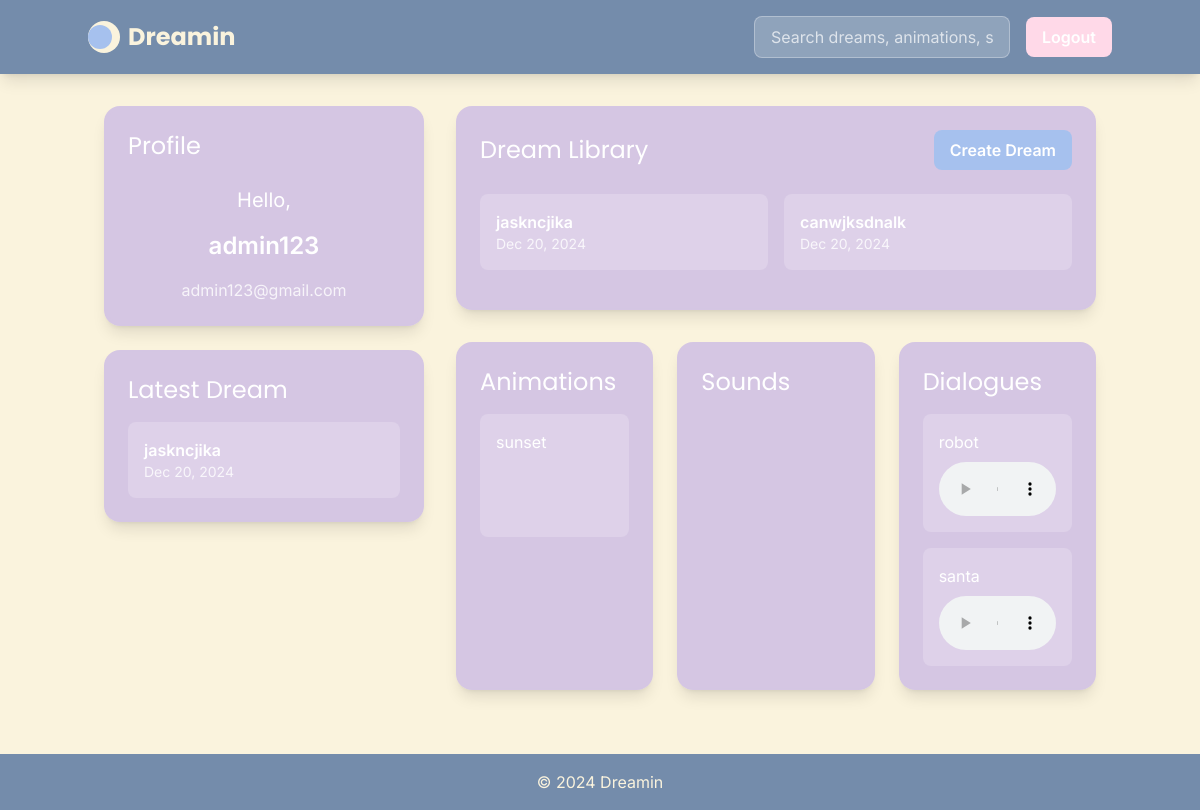
The app's page /home/ (signed in) with its own data.
### main/models.py (models this page shows, shortened)
class Dream(models.Model):
    user = models.ForeignKey(
        User,
        on_delete=models.CASCADE,
        related_name='dreams',
    )
    title = models.CharField(max_length=255)
    description = models.TextField()
    created_at = models.DateTimeField(auto_now_add=True)
    animations = models.ManyToManyField(DreamAnimation, blank=True)
    sounds = models.ManyToManyField(DreamSound, blank=True)
    dialogues = models.ManyToManyField(Dialogue, blank=True)
    preview_video = models.FileField(upload_to='dream_previews/', null=True, blank=True)

class DreamAnimation(models.Model):
    name = models.CharField(max_length=100)
    file = models.FileField(
        upload_to='animations',
        validators=[validate_file_size, validate_file_extension],
        null=True,
        blank=True
    )
    created_at = models.DateTimeField(auto_now_add=True)
    def get_file_url(self):
        if self.file:
            return self.file.url if hasattr(self.file, 'url') else ''
        return ''

class Dialogue(models.Model):
    name = models.CharField(max_length=100)
    file = models.FileField(upload_to='dialogues', null=True, blank=True)
    created_at = models.DateTimeField(auto_now_add=True)
    def get_file_url(self):
        if self.file:
            return self.file.url if hasattr(self.file, 'url') else ''
        return ''

### main/views.py (the view)
# urls.py: path("home/", views.home_view, name="home"),
@login_required
def home_view(request):
    search_query = request.GET.get('search', '')
    try:
        user_dreams = Dream.objects.filter(user=request.user).order_by('-created_at')
        all_dreams = Dream.objects.all().order_by('-created_at')
        animations = DreamAnimation.objects.filter(file__isnull=False)
        sounds = DreamSound.objects.filter(file__isnull=False)
        dialogues = Dialogue.objects.filter(file__isnull=False)
        if search_query:
            user_dreams = user_dreams.filter(title__icontains=search_query)
            all_dreams = all_dreams.filter(title__icontains=search_query)
            animations = animations.filter(name__icontains=search_query)
            sounds = sounds.filter(name__icontains=search_query)
            dialogues = dialogues.filter(name__icontains=search_query)
        else:
            animations = animations.order_by('?')
            sounds = sounds.order_by('?')
            dialogues = dialogues.order_by('?')
    except Exception as e:
        user_dreams = []
        all_dreams = []
        animations = []
        sounds = []
        dialogues = []
    context = {
        'user_dreams': user_dreams,
        'all_dreams': all_dreams,
        'animations': animations[:3] if animations else [],
        'sounds': sounds[:3] if sounds else [],
        'dialogues': dialogues[:3] if dialogues else [],
        'latest_dream': Dream.objects.filter(user=request.user).order_by('-created_at').first(),
        'search_query': search_query,
    }
    return render(request, "home.html", context)

### main/templates/home.html (shortened to what this page needs)
<!DOCTYPE html>
<html lang="en">
<head>
    <script src="https://cdn.tailwindcss.com"></script>
</head>
<body class="min-h-screen bg-warmcream font-inter flex flex-col">
    <header class="bg-slateblueSoft py-4 px-6 shadow-lg">
        <div class="container mx-auto flex justify-between items-center">
            <a href="{% url 'home' %}" class="flex items-center space-x-2">
                <div class="w-8 h-8 bg-warmcream rounded-full flex items-center justify-center">
                    <div class="w-6 h-6 bg-periwinkle rounded-full transform -translate-x-1"></div>
                </div>
                <span class="text-2xl font-bold text-warmcream font-poppins">Dreamin</span>
            </a>
            <div class="flex items-center space-x-4">
                <form class="relative" action="{% url 'home' %}" method="GET">
                    <input type="text"
                           name="search"
                           placeholder="Search dreams, animations, sounds..."
                           value="{{ search_query }}"
                           class="bg-white/20 border border-white/30 text-white placeholder-white/70 rounded-lg py-2 px-4 w-64">
                </form>
                <a href="{% url 'logout' %}" class="bg-softpink hover:bg-softpink/80 text-white font-semibold py-2 px-4 rounded-lg transition-colors">
                    Logout
                </a>
            </div>
        </div>
    </header>
    <main class="container mx-auto px-4 py-8 flex-grow">
        <div class="flex gap-8">
            <div class="w-80 flex-shrink-0 space-y-6">
                <div class="bg-lavender/70 rounded-2xl p-6 shadow-lg backdrop-blur-sm">
                    <h2 class="text-2xl font-poppins text-white mb-6">Profile</h2>
                    <div class="space-y-4 text-center">
                        <h3 class="text-xl text-white">Hello,</h3>
                        <p class="text-2xl font-semibold text-white">{{ user.username }}</p>
                        <p class="text-white/80">{{ user.email }}</p>
                    </div>
                </div>
                {% if latest_dream %}
                <div class="bg-lavender/70 rounded-2xl p-6 shadow-lg backdrop-blur-sm">
                    <h2 class="text-2xl font-poppins text-white mb-4">Latest Dream</h2>
                    <div class="bg-white/20 rounded-lg p-4">
                        <h3 class="text-white font-semibold">{{ latest_dream.title }}</h3>
                        <p class="text-white/80 text-sm">{{ latest_dream.created_at|date:"M d, Y" }}</p>
                    </div>
                </div>
                {% endif %}
            </div>
            <div class="flex-grow space-y-8">
                <div class="bg-lavender/70 rounded-2xl p-6 shadow-lg backdrop-blur-sm">
                    <div class="flex justify-between items-center mb-6">
                        <h2 class="text-2xl font-poppins text-white">Dream Library</h2>
                        <a href="{% url 'create_dream' %}" class="bg-periwinkle hover:bg-periwinkle/80 text-white font-semibold py-2 px-4 rounded-lg transition-colors">
                            Create Dream
                        </a>
                    </div>
                    <div class="max-h-[400px] overflow-y-auto scrollbar-hide">
                        <div class="grid grid-cols-2 gap-4 pb-4">
                            {% for dream in user_dreams %}
                            <a href="{% url 'dream_playback' dream.id %}" class="bg-white/20 rounded-lg p-4 hover:bg-white/30 transition-colors">
                                <h3 class="text-white font-semibold">{{ dream.title }}</h3>
                                <p class="text-white/80 text-sm">{{ dream.created_at|date:"M d, Y" }}</p>
                            </a>
                            {% endfor %}
                        </div>
                    </div>
                </div>
                <div class="grid grid-cols-3 gap-6">
                    <div class="bg-lavender/70 rounded-2xl p-6 shadow-lg backdrop-blur-sm">
                        <h2 class="text-2xl font-poppins text-white mb-4">Animations</h2>
                        <div class="space-y-4 max-h-[400px] overflow-y-auto scrollbar-hide">
                            {% for animation in animations %}
                            <div class="bg-white/20 rounded-lg p-4">
                                <p class="text-white mb-2">{{ animation.name }}</p>
                                {% if animation.get_file_url %}
                                <video class="w-full rounded cursor-pointer" src="{{ animation.get_file_url }}"
                                       onclick="openPreview(this.src, 'video')" preload="metadata">
                                </video>
                                {% endif %}
                            </div>
                            {% endfor %}
                        </div>
                    </div>
                    <div class="bg-lavender/70 rounded-2xl p-6 shadow-lg backdrop-blur-sm">
                        <h2 class="text-2xl font-poppins text-white mb-4">Sounds</h2>
                    </div>
                    <div class="bg-lavender/70 rounded-2xl p-6 shadow-lg backdrop-blur-sm">
                        <h2 class="text-2xl font-poppins text-white mb-4">Dialogues</h2>
                        <div class="space-y-4 max-h-[400px] overflow-y-auto scrollbar-hide">
                            {% for dialogue in dialogues %}
                            <div class="bg-white/20 rounded-lg p-4">
                                <p class="text-white">{{ dialogue.name }}</p>
                                {% if dialogue.get_file_url %}
                                <audio controls class="w-full mt-2">
                                    <source src="{{ dialogue.get_file_url }}" type="audio/mpeg">
                                </audio>
                                {% else %}
                                <p class="text-white/70">No audio file available</p>
                                {% endif %}
                            </div>
                            {% endfor %}
                        </div>
                    </div>
                </div>
            </div>
        </div>
    </main>
    <footer class="bg-slateblueSoft py-4 px-6 mt-8">
        <div class="container mx-auto text-center text-warmcream">
            &copy; 2024 Dreamin
        </div>
    </footer>
</body>
</html>

### main/templates/home.html (style rules this page uses)
.scrollbar-hide { -ms-overflow-style: none; scrollbar-width: none; }

### records on screen
Dream: title "jaskncjika", created_at "Dec 20, 2024"
Dream: title "canwjksdnalk", created_at "Dec 20, 2024"
DreamAnimation: name "sunset"
Dialogue: name "robot"
Dialogue: name "santa"

### other values on screen
{{ user.username }} "admin123"
{{ user.email }} "admin123@gmail.com"
